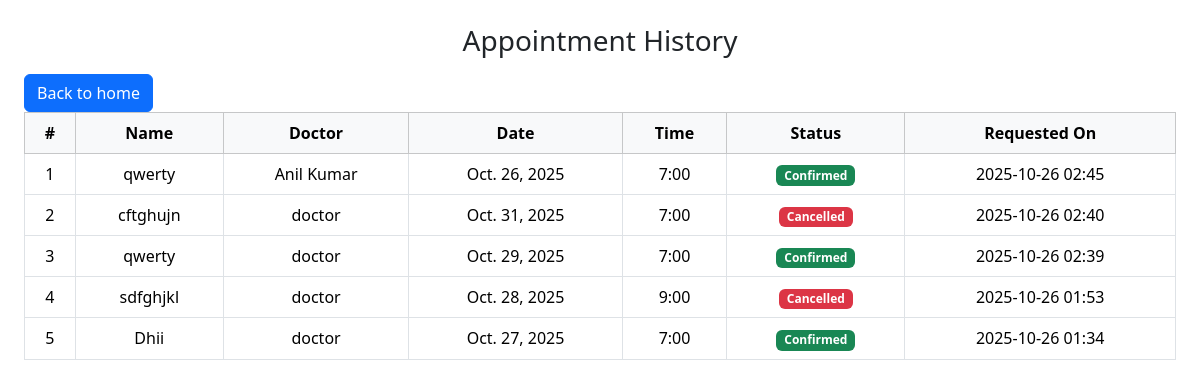
Screenshot of /appointment-history (signed in) with the database file from the repository.
### hospital_appointment_app/models.py (models this page shows, shortened)
class Appointment(models.Model):
    patient_name = models.CharField(max_length=25)
    doctor = models.ForeignKey(Doctor, on_delete=models.CASCADE, related_name='appointments')
    date = models.DateField()
    time_slot = models.CharField(max_length=20)
    status = models.CharField(max_length=10, choices=STATUS_CHOICES, default='Pending')
    created_at = models.DateTimeField(auto_now_add=True)

class Doctor(models.Model):
    name =  models.CharField(max_length=25)
    specialty = models.CharField(max_length=30)
    available_time = models.DateTimeField()

### hospital_appointment_app/views.py (the view, shortened to what this page needs)
# urls.py: path('appointment-history', views.appointment_history, name='appointment_history'),
@login_required
def appointment_history(request):
    doctors = Doctor.objects.all()
    appointments = Appointment.objects.all().order_by('-created_at')
    return render(request, 'appointment_history.html', {
        'doctors': doctors,
        'appointments': appointments,
    })

### hospital_appointment_app/templates/appointment_history.html (shortened to what this page needs)
<!DOCTYPE html>
<html lang="en">
<head>
    <link href="https://cdn.jsdelivr.net/npm/bootstrap@5.3.3/dist/css/bootstrap.min.css" rel="stylesheet">
</head>
<body class="p-4">
    <h3 class="mb-3 text-center">Appointment History</h3>
    <a  class="btn btn-primary" href="{% url 'index' %}">Back to home</a>
    <table class="table table-bordered text-center align-middle">
        <thead class="table-light">
            <tr>
                <th>#</th>
                <th>Name</th>
                <th>Doctor</th>
                <th>Date</th>
                <th>Time</th>
                <th>Status</th>
                <th>Requested On</th>
            </tr>
        </thead>
        <tbody>
            {% for appointment in appointments %}
            <tr>
                <td>{{ forloop.counter }}</td>
                <td>{{ appointment.patient_name }}</td>
                <td>{{ appointment.doctor.name }}</td>
                <td>{{ appointment.date }}</td>
                <td>{{ appointment.time_slot }}</td>
                <td>
                    {% if appointment.status == 'Confirmed' %}
                        <span class="badge bg-success">Confirmed</span>
                    {% elif appointment.status == 'Cancelled' %}
                        <span class="badge bg-danger">Cancelled</span>
                    {% else %}
                        <span class="badge bg-warning text-dark">Pending</span>
                    {% endif %}
                </td>
                <td>{{ appointment.created_at|date:"Y-m-d H:i" }}</td>
            </tr>
            {% empty %}
            <tr>
                <td colspan="7" class="text-muted">No appointments yet!</td>
            </tr>
            {% endfor %}
        </tbody>
    </table>
</body>
</html>

### rows the page displays
Appointment: patient_name "qwerty", doctor.name "Anil Kumar", date "Oct. 26, 2025", time_slot "7:00", status "Confirmed", created_at "2025-10-26 02:45"
Appointment: patient_name "cftghujn", doctor.name "doctor", date "Oct. 31, 2025", time_slot "7:00", status "Cancelled", created_at "2025-10-26 02:40"
Appointment: patient_name "qwerty", doctor.name "doctor", date "Oct. 29, 2025", time_slot "7:00", status "Confirmed", created_at "2025-10-26 02:39"
Appointment: patient_name "sdfghjkl", doctor.name "doctor", date "Oct. 28, 2025", time_slot "9:00", status "Cancelled", created_at "2025-10-26 01:53"
Appointment: patient_name "Dhii", doctor.name "doctor", date "Oct. 27, 2025", time_slot "7:00", status "Confirmed", created_at "2025-10-26 01:34"
